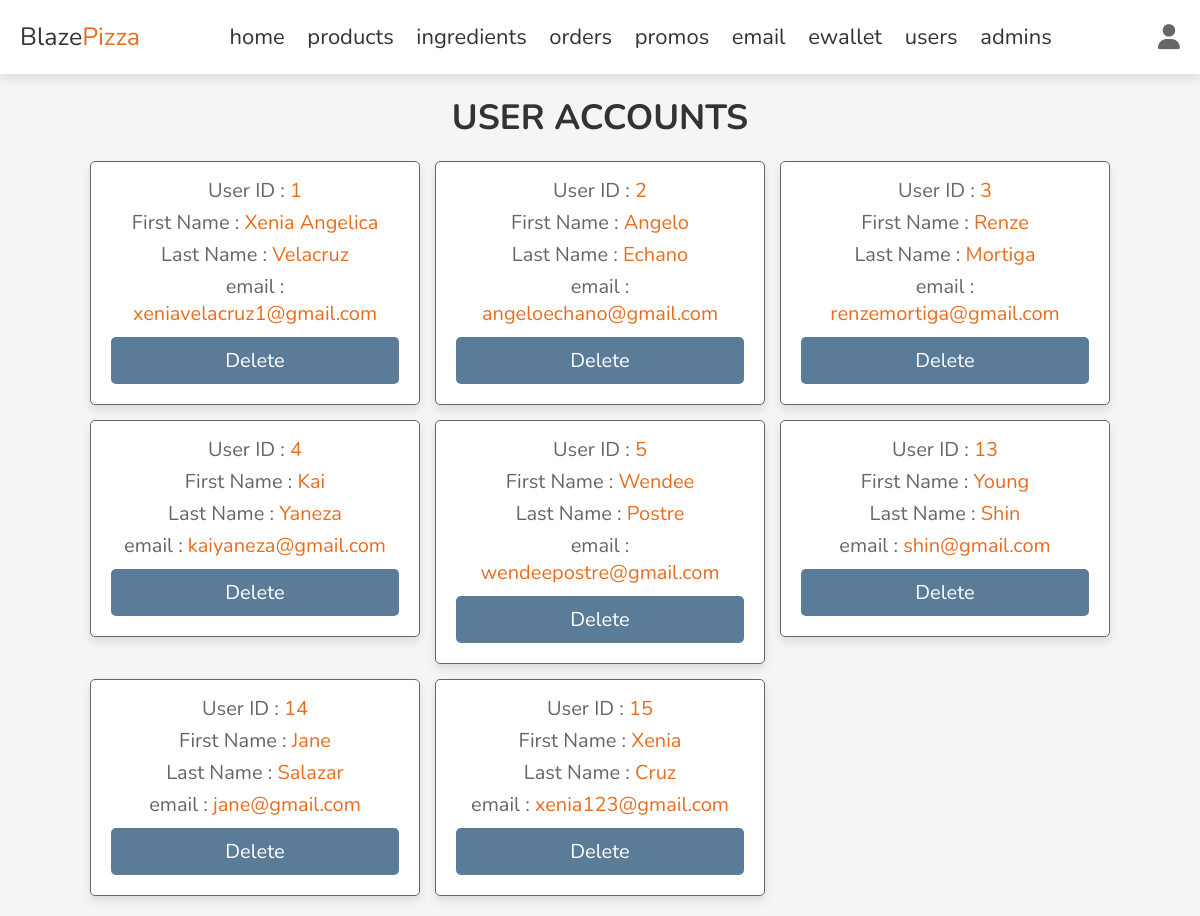
/admin/user_accounts.php (signed in), run on the app's committed database.
### tables this page shows
CREATE TABLE `customer` (
  `customerID` int(6) NOT NULL,
  `custLname` varchar(25) NOT NULL,
  `custFname` varchar(25) NOT NULL,
  `custBdate` date NOT NULL,
  `custGender` varchar(1) NOT NULL,
  `custEmail` varchar(25) NOT NULL,
  `custContactNum` varchar(11) NOT NULL,
  `custAddress` text NOT NULL,
  `custPassword` varchar(50) NOT NULL
);

### admin/user_accounts.php (the view, shortened to what this page needs)
<?php
include '../app/config.php';
?>
<!DOCTYPE html>
<html lang="en">
<head>
   <link rel="stylesheet" href="https://cdnjs.cloudflare.com/ajax/libs/font-awesome/6.1.1/css/all.min.css">
   <link rel="stylesheet" href="../css/admin_style.css">
</head>
<body>
<?php include 'admin_header.php' ?>
<section class="accounts">
   <h1 class="heading">user accounts</h1>
   <div class="box-container">
   <?php
      $select_accounts = $conn->prepare("SELECT * FROM customer");
      $select_accounts->execute();
      if($select_accounts->rowCount() > 0){
         while($fetch_accounts = $select_accounts->fetch(PDO::FETCH_ASSOC)){
   ?>
<div class="box">
      <p> User ID : <span><?= $fetch_accounts['customerID']; ?></span> </p>
      <p> First Name : <span><?= $fetch_accounts['custFname']; ?></span> </p>
      <p> Last Name : <span><?= $fetch_accounts['custLname']; ?></span> </p>
      <p> email : <span><?= $fetch_accounts['custEmail']; ?></span> </p>
      <a href="user_accounts.php?delete=<?= $fetch_accounts['customerID']; ?>" onclick="return confirm('delete this account?')" class="delete-btn">delete</a>
   </div>
   <?php
         }
      }else{
         echo '<p class="empty">no accounts available!</p>';
      }
   ?>
   </div>
</section>
</body>
</html>

### css/admin_style.css (style rules this page uses)
* { font-family: 'Nunito', sans-serif; margin:0; padding:0; box-sizing: border-box; outline: none; border:none; text-decoration: none; transition: .2s linear; }
html { font-size: 62.5%; overflow-x: hidden; scroll-behavior: smooth; scroll-padding-top: 7rem; }
body { background: #f5f5f5; }
section { padding:2rem; margin:0 auto; max-width: 1200px; }
.heading { text-align: center; margin-bottom: 2rem; font-size: 3.5rem; color:#333; text-transform: uppercase; }
.delete-btn, .option-btn, .btn { display: block; width: 100%; margin-top: 1rem; border-radius: .5rem; padding:1rem 3rem; font-size: 2rem; color:#fff; cursor: pointer; text-transform: capitalize; text-align: center; }
.delete-btn { background-color: #5b7c99; }
.accounts .box-container { display: grid; grid-template-columns: repeat(auto-fit, 33rem); gap:1.5rem; align-items: flex-start; justify-content: center; }
.accounts .box-container .box { padding:2rem; padding-top: 1rem; border-radius: .5rem; text-align: center; border:.1rem solid #666; background-color:#fff; box-shadow:0 .5rem 1rem rgba(0,0,0,.1); }
.accounts .box-container .box p { font-size: 2rem; color:#666; margin: .5rem 0; }
.accounts .box-container .box p span { color:#E96D1F; }

### data on the page
customer: customerID "1", custFname "Xenia Angelica", custLname "Velacruz", custEmail "xeniavelacruz1@gmail.com"
customer: customerID "2", custFname "Angelo", custLname "Echano", custEmail "angeloechano@gmail.com"
customer: customerID "3", custFname "Renze", custLname "Mortiga", custEmail "renzemortiga@gmail.com"
customer: customerID "4", custFname "Kai", custLname "Yaneza", custEmail "kaiyaneza@gmail.com"
customer: customerID "5", custFname "Wendee", custLname "Postre", custEmail "wendeepostre@gmail.com"
customer: customerID "13", custFname "Young", custLname "Shin", custEmail "shin@gmail.com"
customer: customerID "14", custFname "Jane", custLname "Salazar", custEmail "jane@gmail.com"
customer: customerID "15", custFname "Xenia", custLname "Cruz", custEmail "xenia123@gmail.com"
